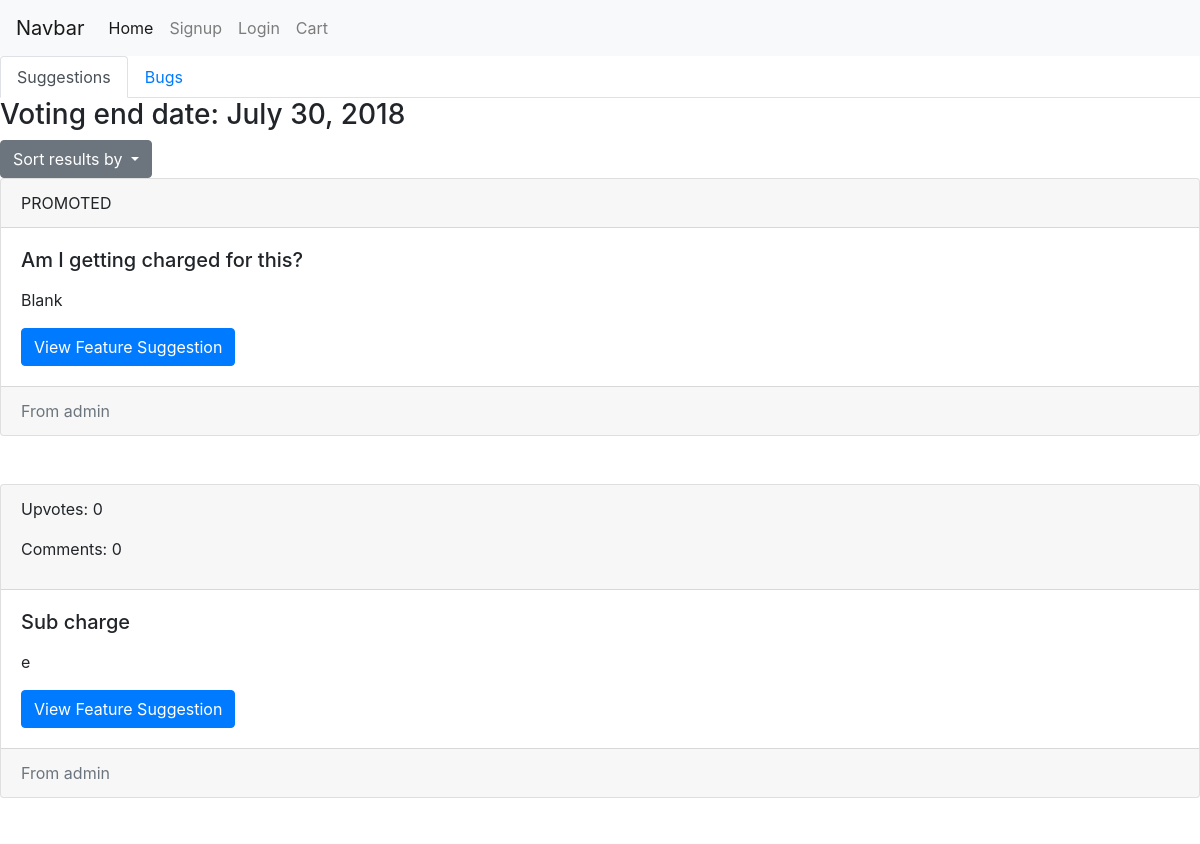
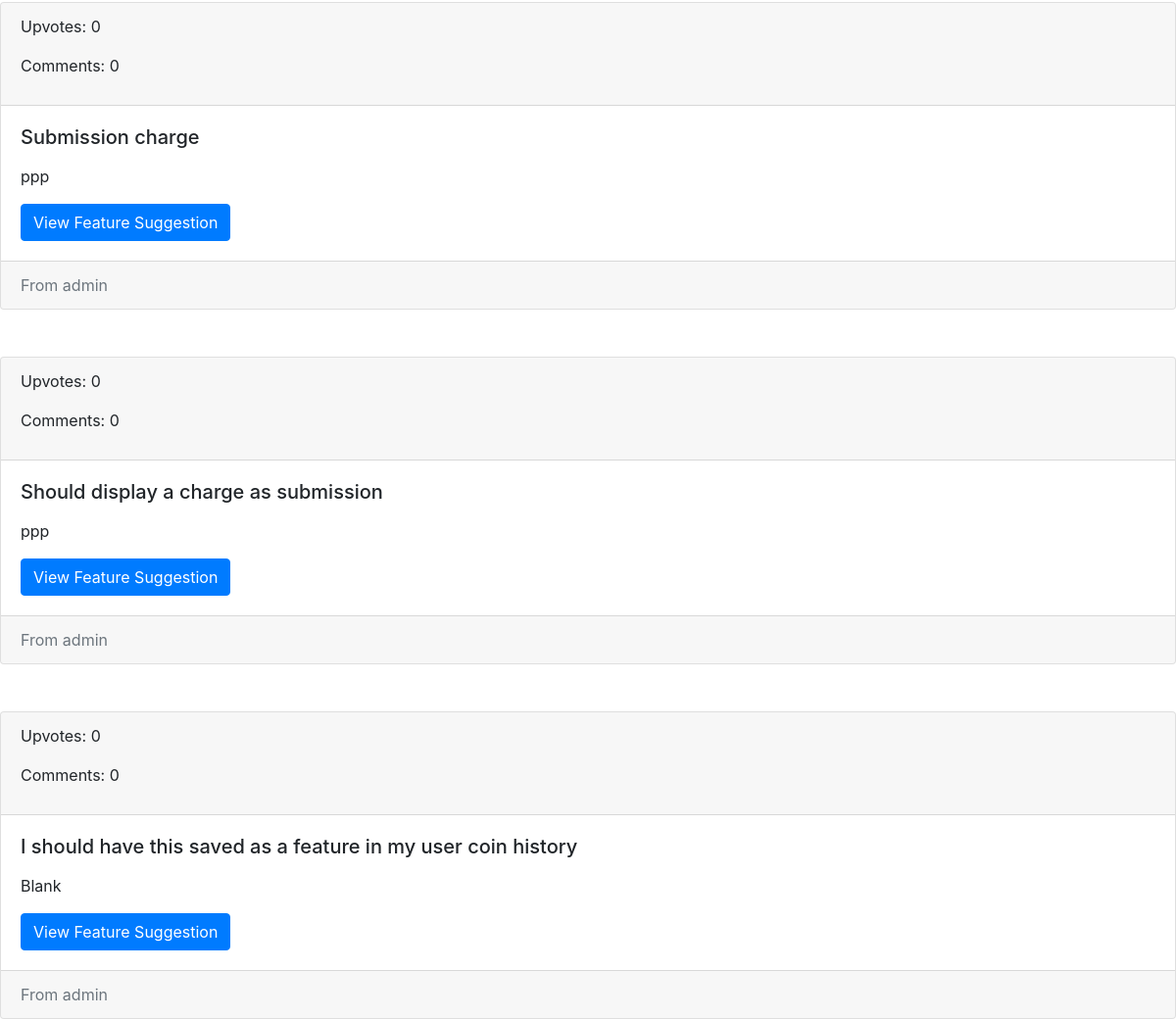
/sort/newest (upper part), run on an earlier commit of the app's database (2 pictures, top to bottom).
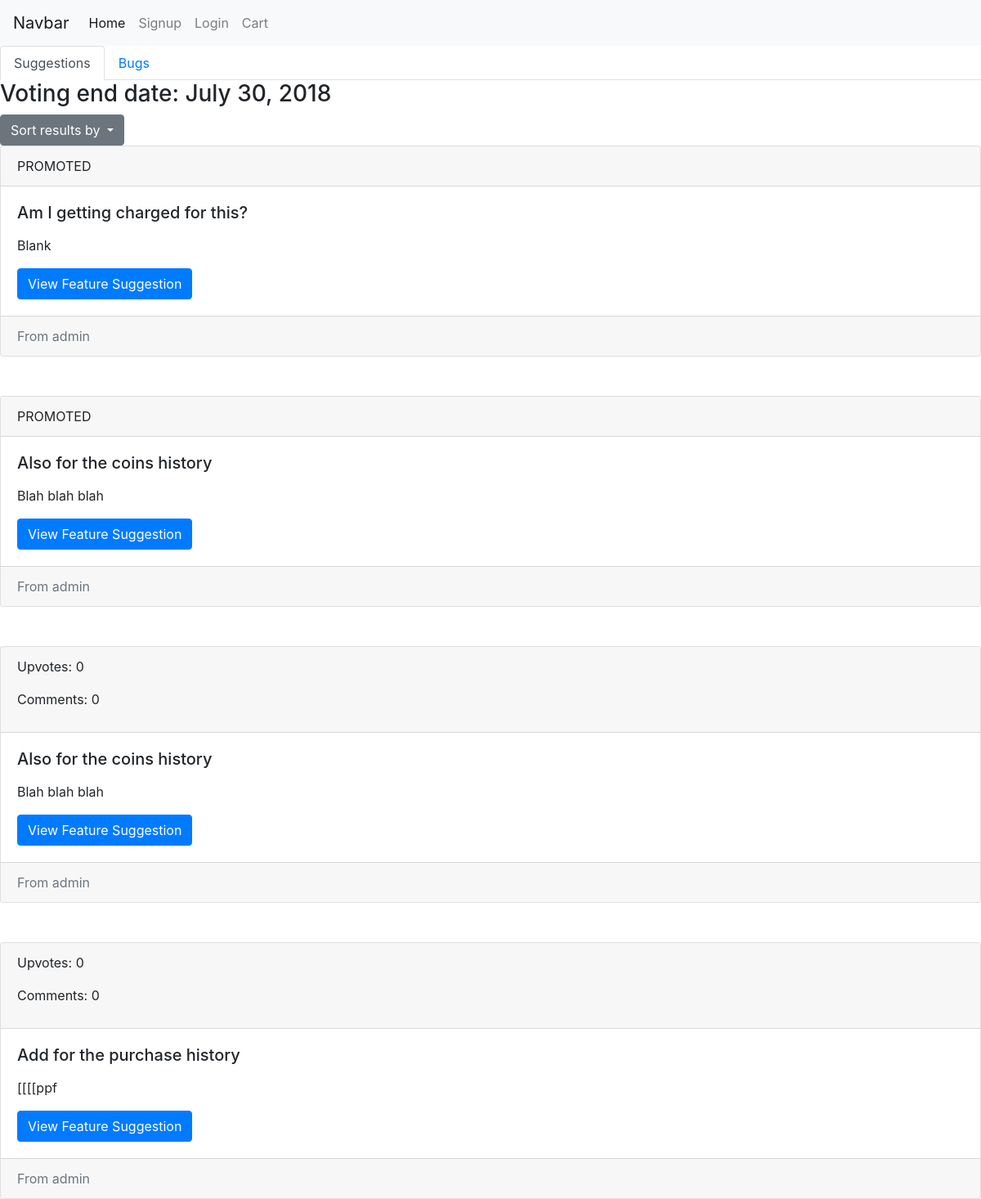
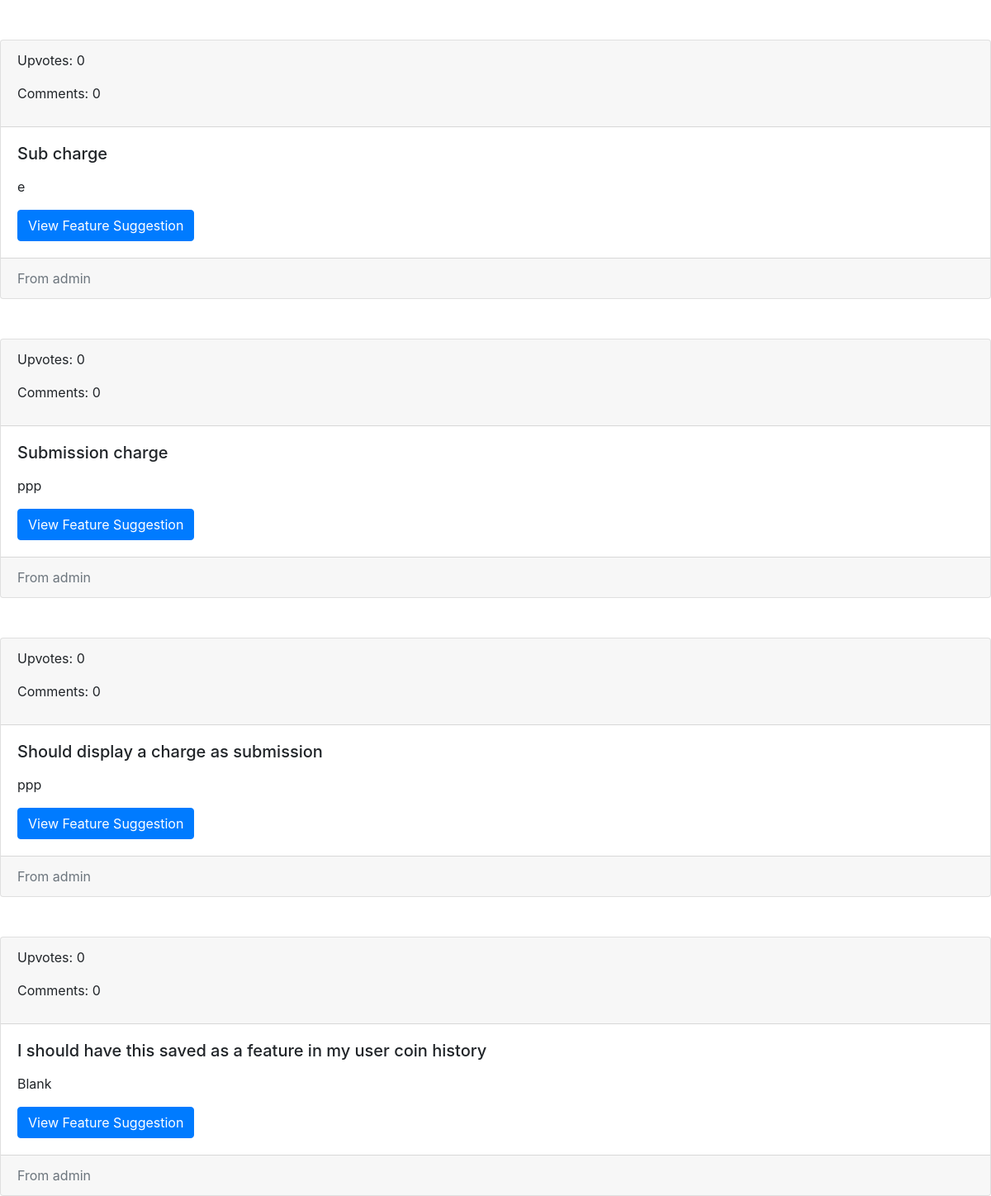
And on a later commit of the database (2 pictures, top to bottom).
### usersuggestions/models.py (models this page shows, shortened)
class PromotedFeatureSuggestion(models.Model):
    user = models.ForeignKey(User, null=False, on_delete=models.PROTECT)
    suggestion = models.ForeignKey(Suggestion, null=True, on_delete=models.CASCADE)
    start_date = models.DateField(blank=False, null=False)
    end_date = models.DateField(blank=False, null=False)

class Suggestion(models.Model):
    suggestion_choices = ((True, 'Feature'), (False, 'Bug Fix'))
    is_feature = models.BooleanField(blank=False, default=False, choices=suggestion_choices)
    user = models.ForeignKey(User, null=False, on_delete=models.PROTECT)
    title = models.CharField(max_length=200, blank=False)
    details = RichTextUploadingField()
    date_time = models.DateTimeField(auto_now_add=True)
    delay_submission = models.BooleanField(null=False, blank=True, default=False)

### accounts/models.py (models this page shows)
class User(AbstractUser):
    USERNAME_FIELD = "email"
    email = models.EmailField(('email address'), blank=False, unique=True)
    REQUIRED_FIELDS = []
    def __str__(self):
        return self.username

### usersuggestions/views.py (the view)
# urls.py: url(r'^sort/(?P<sorting>[-\w]+)$', render_home, name='home'),
def render_home(request, sorting="oldest"):
    voting_end_date = get_voting_end_date()
    current_features = return_current_features(sorting)
    bugs = return_all_bugs(sorting)
    previous_winners = return_previous_winners()
    promoted_features = get_promoted_features()
    return render(request, "home.html", {"features": current_features, "bugs": bugs,
                            "voting_end_date": voting_end_date, "promoted_features": promoted_features})

### market/cart.py (called while the page is built)
    def __len__(self):
        return sum(item['quantity'] for item in self.cart.values())

### market/contexts.py (called while the page is built)
def cart(request):
    return {'cart': Cart(request)}

### usersuggestions/helpers.py (called while the page is built)
def return_current_features(sorting="-upvotes"):
    if sorting == "oldest":
        sorting ="date_time"
    elif sorting == "newest":
        sorting= "-date_time"
    elif sorting == "comments":
        sorting = "-comments"
    else:
        sorting = "-upvotes"
    return Suggestion.objects.filter(is_feature=True, suggestionadminpage__in_current_voting_cycle=True).annotate(upvotes=Count("upvote")).annotate(comments=Count("comment")).order_by(sorting)

def return_all_bugs(sorting="oldest"):
    if sorting == "oldest":
        sorting ="date_time"
    elif sorting == "newest":
        sorting= "-date_time"
    elif sorting == "comments":
        sorting = "-comments"
    else:
        sorting = "-upvotes"
    return Suggestion.objects.filter(is_feature=False).annotate(upvotes=Count("upvote")).annotate(comments=Count("comment")).order_by(sorting)

### usersuggestions/voting.py (called while the page is built)
def return_previous_winners():
    return Suggestion.objects.filter(suggestionadminpage__was_successful=True)

### usersuggestions/templates/home.html (shortened to what this page needs)
{% extends 'base.html' %}
{% block content %}
<ul class="nav nav-tabs" id="myTab" role="tablist">
  <li class="nav-item">
    <a class="nav-link active" id="features-tab" data-toggle="tab" href="#features" role="tab" aria-controls="features" aria-selected="true">Suggestions</a>
  </li>
  <li class="nav-item">
    <a class="nav-link" id="bugs-tab" data-toggle="tab" href="#bugs" role="tab" aria-controls="bugs" aria-selected="false">Bugs</a>
  </li>
</ul>
<div class="tab-content" id="myTabContent">
  <div class="tab-pane fade show active" id="features" role="tabpanel" aria-labelledby="features-tab">
<h3>Voting end date: {{ voting_end_date }} </h3>
  <div class="btn-group" role="group">
    <button id="orderResultsButtonGroup" type="button" class="btn btn-secondary dropdown-toggle" data-toggle="dropdown" aria-haspopup="true" aria-expanded="false">
      Sort results by
    </button>
  </div>
{% for feature in promoted_features %}
<div class="card">
  <div class="card-header">
   PROMOTED
  </div>
  <div class="card-body">
    <h5 class="card-title">{{ feature.suggestion.title }}</h5>
    <p class="card-text">{{ feature.suggestion.details|safe }}</p>
    <a href="{% url 'view_suggestion' feature.suggestion.id %}" class="btn btn-primary">View Feature Suggestion</a>
  </div>
    <div class="card-footer text-muted">
    From {{ feature.suggestion.user }}
  </div>
</div>
<br><br>
{% endfor %}
{% for feature in features %}
<div class="card">
  <div class="card-header">
    <p>Upvotes: {{ feature.upvotes }}</p>
    <p>Comments: {{ feature.comments }}</p>
  </div>
  <div class="card-body">
    <h5 class="card-title">{{ feature.title }}</h5>
    <p class="card-text">{{ feature.details|safe }}</p>
    <a href="{% url 'view_suggestion' feature.id %}" class="btn btn-primary">View Feature Suggestion</a>
  </div>
    <div class="card-footer text-muted">
    From {{ feature.user }}
  </div>
</div>
<br><br>
{% endfor %}
      </div>
</div>
{% endblock %}

What changed in the data, as far as the page shows it:
added PromotedFeatureSuggestion: suggestion "Also for the coins history", suggestion.details "Blah blah blah", suggestion.user "admin"
added Suggestion: upvotes "0", comments "0", title "Also for the coins history", details "Blah blah blah", user "admin"
added Suggestion: upvotes "0", comments "0", title "Add for the purchase history", details "[[[[ppf", user "admin"
